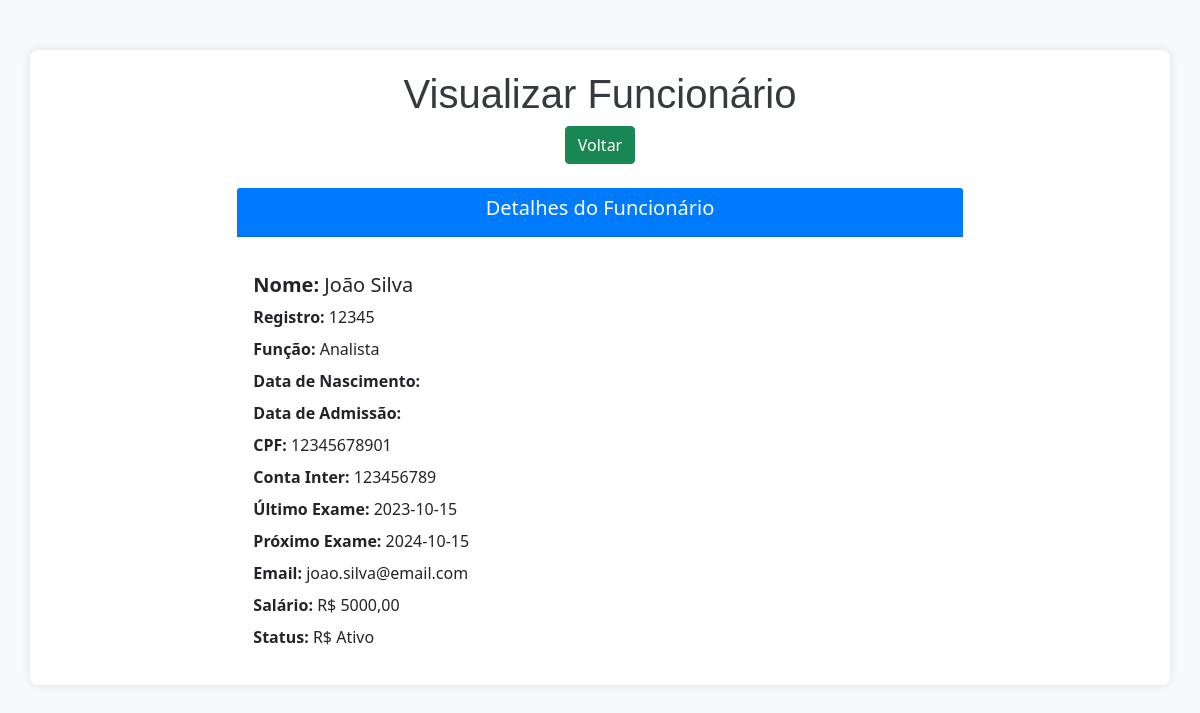
The page /view/1/ on the database as committed earlier.
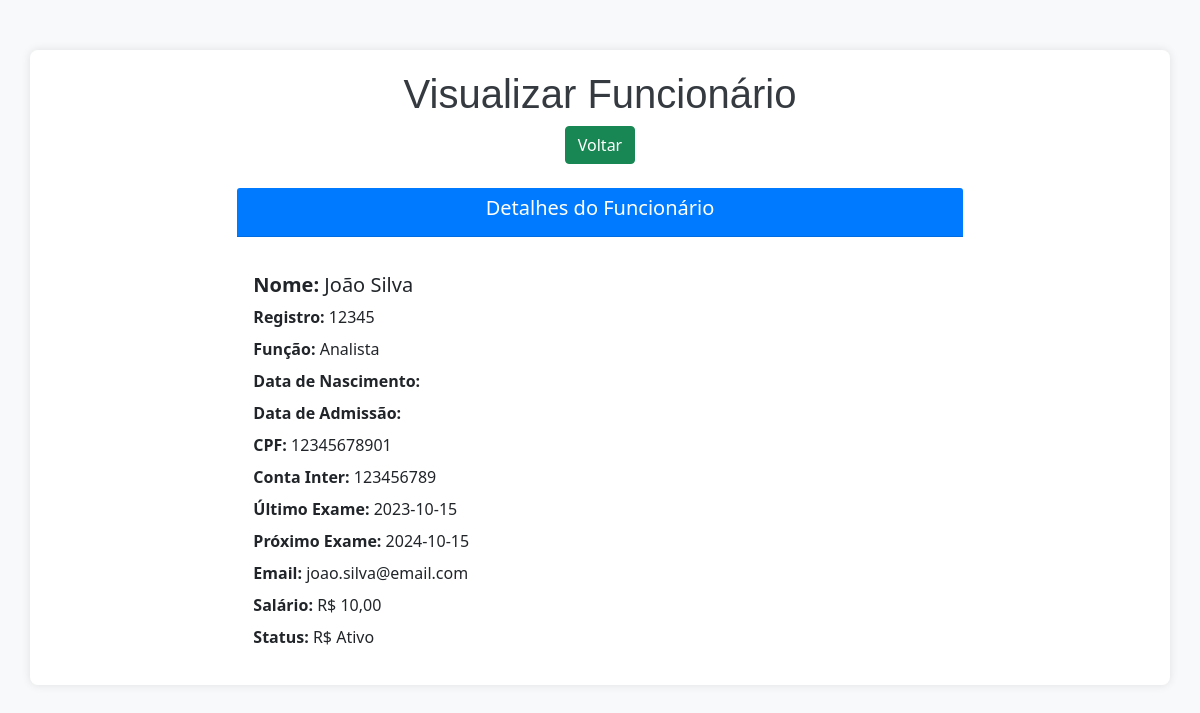
The same page on the database as committed later.
### app/models.py (models this page shows, shortened)
class Funcionarios(models.Model):
    cpf_validator = RegexValidator(
        r'^\d{11}$',
        'O CPF deve ter 11 dígitos numéricos.'
    )
    def validate_date_format(value):
        """Valida se o campo segue o formato de data 'YYYY-MM-DD'."""
        if not re.match(r'\d{4}-\d{2}-\d{2}', value):
            raise ValidationError('A data deve estar no formato YYYY-MM-DD.')
    nome = models.CharField(max_length=150, verbose_name='Nome')
    registro = models.CharField(max_length=50, verbose_name='Registro')
    funcao = models.CharField(max_length=100, verbose_name='Função')
    data_nascimento = models.CharField(
        max_length=100,
        verbose_name='Data de Nascimento',
        validators=[validate_date_format]
    )
    data_admissao = models.CharField(
        max_length=100,
        verbose_name='Data de Admissão',
        validators=[validate_date_format]
    )
    cpf = models.CharField(max_length=11, validators=[cpf_validator], unique=True, verbose_name='CPF')
    conta_inter = models.CharField(max_length=20, verbose_name='Conta Inter')
    ultimo_exame = models.CharField(
        max_length=100,
        null=True,
        blank=True,
        verbose_name='Último Exame',
        validators=[validate_date_format]
    )
    proximo_exame = models.CharField(
        max_length=100,
        null=True,
        blank=True,
        verbose_name='Próximo Exame',
        validators=[validate_date_format]
    )
    email = models.EmailField(max_length=100, validators=[EmailValidator()], unique=True, verbose_name='Email')
    salario = models.DecimalField(max_digits=10, decimal_places=2, verbose_name='Salário')
    status = models.CharField(max_length=50, verbose_name='Status')
    cargo = models.CharField(max_length=50, verbose_name='Status')

### app/views.py (the view)
# urls.py: path('view/<int:pk>/', view, name='view'),
def view(request, pk):
    funcionario = get_object_or_404(Funcionarios, pk=pk)
    return render(request, 'Funcionarios/view.html', {'db': funcionario})

### app/templates/Funcionarios/view.html (shortened to what this page needs)
<!DOCTYPE html>
<html lang="pt-br">
<head>
    <link href="https://cdn.jsdelivr.net/npm/bootstrap@5.0.2/dist/css/bootstrap.min.css" rel="stylesheet">
</head>
<body>
    <div class="container">
        <div class="text-center mb-4">
            <h1>Visualizar Funcionário</h1>
            <a href="/indexFuncionarios" class="btn btn-success">Voltar</a>
        </div>
        <div class="row justify-content-center">
            <div class="col-md-8">
                <div class="card">
                    <div class="card-header text-center">
                        <h5>Detalhes do Funcionário</h5>
                    </div>
                    <div class="card-body">
                        <h5 class="card-title"><strong>Nome:</strong> {{ db.nome }}</h5>
                        <p class="card-text"><strong>Registro:</strong> {{ db.registro }}</p>
                        <p class="card-text"><strong>Função:</strong> {{ db.funcao }}</p>
                        <p class="card-text"><strong>Data de Nascimento:</strong> {{ db.data_nascimento|date:"d/m/Y" }}</p>
                        <p class="card-text"><strong>Data de Admissão:</strong> {{ db.data_admissao|date:"d/m/Y" }}</p>
                        <p class="card-text"><strong>CPF:</strong> {{ db.cpf }}</p>
                        <p class="card-text"><strong>Conta Inter:</strong> {{ db.conta_inter }}</p>
                        <p class="card-text"><strong>Último Exame:</strong> {{ db.ultimo_exame}}</p>
                        <p class="card-text"><strong>Próximo Exame:</strong> {{ db.proximo_exame}}</p>
                        <p class="card-text"><strong>Email:</strong> {{ db.email }}</p>
                        <p class="card-text"><strong>Salário:</strong> R$ {{ db.salario }}</p>
                        <p class="card-text"><strong>Status:</strong> R$ {{ db.status }}</p>
                    </div>
                </div>
            </div>
        </div>
    </div>
</body>
</html>

### app/templates/Funcionarios/view.html (style rules this page uses)
body { background-color: #f8f9fa; }
h1 { color: #343a40; font-family: 'Arial', sans-serif; }
.container { margin-top: 50px; padding: 20px; background-color: #ffffff; border-radius: 0.5rem; box-shadow: 0 0 10px rgba(0, 0, 0, 0.1); }
.card { border: none; }
.card-header { background-color: #007bff; color: white; border-radius: 0.5rem 0.5rem 0 0; }
.card-title, .card-text { margin-bottom: 0.5rem; }
.btn-success { transition: background-color 0.3s ease; }
.text-center { margin-bottom: 20px; }

Rows that differ between the two databases and show on the page:
changed Funcionarios "João Silva": salario "5000,00" → "10,00"
